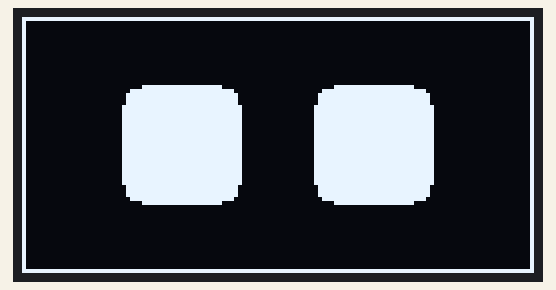
Simulated run of this sketch. Board: ESP32-S3. Parts: 128×64 one-colour display. Wiring (inferred from the names in the program): SSD1306 OLED at I2C address 0x3C. What the sketch prints to the serial monitor is not drawn.

Above: at 1.0 s.
At 2.1 s:
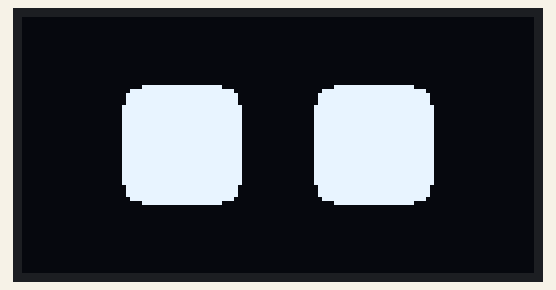
At 13.65 s:
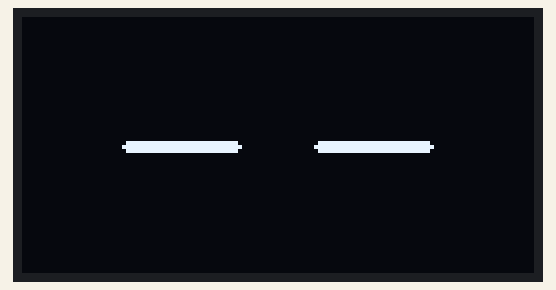
At 14.6 s:
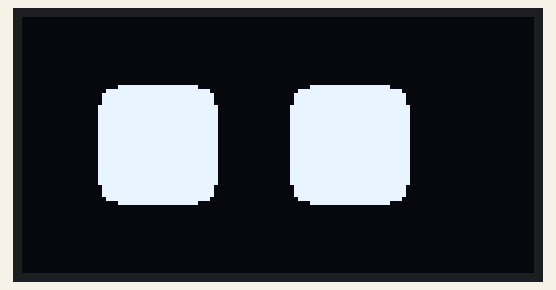
At 21.64 s:
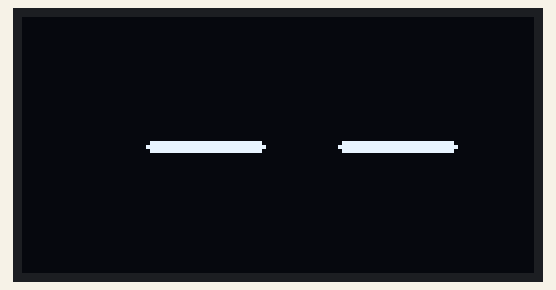
At 29.9 s:
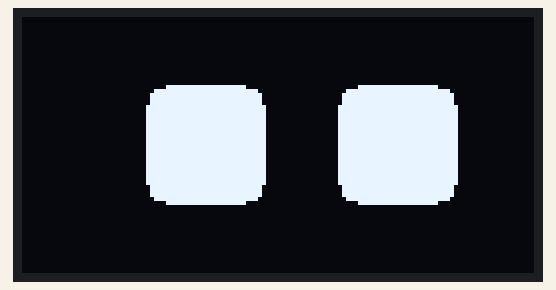

Measured:
- what the display in image 0 shows lasts 1.1 s, from 0.9 s to 2.0 s
- what the display in image 1 shows lasts 2.5 s, from 2.0 s to 4.5 s
- what the display in image 5 shows lasts 2.2 s, from 29.9 s to 32.1 s

The sketch:

DeskPetScreen.ino
```cpp
// GOOUUU ESP32-S3-CAM + 128x64 SSD1306 I2C OLED.
// OLED: GND -> GND, VCC -> 3V3, SCL -> GPIO42, SDA -> GPIO41.
// Use the board's TTL USB-C connector. No external libraries required.
#include <Arduino.h>
#include <Wire.h>
#include <string.h>

constexpr int SDA_PIN = 41;
constexpr int SCL_PIN = 42;
uint8_t oledAddress = 0;
uint8_t pixels[128 * 64 / 8];
bool ready = false;
uint32_t lastRetry = 0;
uint32_t lastFrame = 0;
uint32_t animationStart = 0;
uint32_t lastLog = 0;

bool commands(const uint8_t *data, size_t length) {
  Wire.beginTransmission(oledAddress);
  Wire.write(uint8_t(0x00));
  Wire.write(data, length);
  return Wire.endTransmission() == 0;
}

bool showFrame() {
  const uint8_t window[] = {0x21, 0, 127, 0x22, 0, 7};
  if (!commands(window, sizeof(window))) return false;
  for (size_t offset = 0; offset < sizeof(pixels); offset += 16) {
    Wire.beginTransmission(oledAddress);
    Wire.write(uint8_t(0x40));
    Wire.write(pixels + offset, 16);
    if (Wire.endTransmission() != 0) return false;
  }
  return true;
}

void pixel(int x, int y) {
  if (x >= 0 && x < 128 && y >= 0 && y < 64) {
    pixels[x + (y / 8) * 128] |= uint8_t(1 << (y & 7));
  }
}

void eye(int x, int centerY, int height) {
  const int width = 30;
  const int radius = height < 8 ? height / 2 : 5;
  const int top = centerY - height / 2;
  for (int dy = 0; dy < height; ++dy) {
    for (int dx = 0; dx < width; ++dx) {
      int cx = dx < radius ? radius - dx :
               (dx >= width - radius ? dx - (width - radius - 1) : 0);
      int cy = dy < radius ? radius - dy :
               (dy >= height - radius ? dy - (height - radius - 1) : 0);
      if (cx == 0 || cy == 0 || cx * cx + cy * cy <= radius * radius) {
        pixel(x + dx, top + dy);
      }
    }
  }
}

bool initScreen() {
  oledAddress = 0;
  Serial0.println("Scanning I2C: SDA=41, SCL=42, 100 kHz...");
  for (uint8_t address = 1; address < 127; ++address) {
    Wire.beginTransmission(address);
    if (Wire.endTransmission() == 0) {
      Serial0.printf("I2C device: 0x%02X\n", address);
      if (!oledAddress && (address == 0x3C || address == 0x3D)) {
        oledAddress = address;
      }
    }
  }
  if (!oledAddress) {
    Serial0.println("OLED NOT FOUND. Power off before checking the four wires.");
    return false;
  }
  // SSD1306 128x64, internal charge pump, horizontal addressing.
  const uint8_t init[] = {
    0xAE, 0xD5, 0x80, 0xA8, 0x3F, 0xD3, 0x00, 0x40,
    0x8D, 0x14, 0x20, 0x00, 0xA1, 0xC8, 0xDA, 0x12,
    0x81, 0x7F, 0xD9, 0xF1, 0xDB, 0x40, 0xA4, 0xA6
  };
  if (!commands(init, sizeof(init))) return false;
  memset(pixels, 0, sizeof(pixels));
  for (int x = 0; x < 128; ++x) { pixel(x, 0); pixel(x, 63); }
  for (int y = 0; y < 64; ++y) { pixel(0, y); pixel(127, y); }
  eye(25, 32, 30);
  eye(73, 32, 30);
  if (!showFrame()) return false;
  const uint8_t on[] = {0xAF};
  if (!commands(on, sizeof(on))) return false;
  Serial0.printf("OLED READY at 0x%02X. Look for a border, then blinking eyes.\n", oledAddress);
  delay(1000);
  animationStart = millis();
  return true;
}

void setup() {
  // Explicit UART0 keeps logs on the CH340/TTL connector.
  Serial0.begin(115200);
  delay(800);
  Serial0.println("\nDeskPetScreen v1 - screen only");
  Wire.begin(SDA_PIN, SCL_PIN, 100000);
  Wire.setTimeOut(50);
  ready = initScreen();
  lastRetry = millis();
}

void loop() {
  uint32_t now = millis();
  if (!ready) {
    if (uint32_t(now - lastRetry) >= 3000) {
      ready = initScreen();
      lastRetry = millis();
    }
    delay(10);
    return;
  }
  if (uint32_t(now - lastFrame) < 100) {
    delay(1);
    return;
  }
  lastFrame = now;
  const uint32_t elapsed = now - animationStart;
  const uint32_t phase = elapsed % 4000;
  int height = 30;
  if (phase >= 3400 && phase < 3500) height = 15;
  else if (phase >= 3500 && phase < 3700) height = 3;
  else if (phase >= 3700 && phase < 3800) height = 15;
  int gaze = 0;
  switch ((elapsed / 2500) % 4) {
    case 1: gaze = -6; break;
    case 3: gaze = 6; break;
  }
  memset(pixels, 0, sizeof(pixels));
  eye(25 + gaze, 32, height);
  eye(73 + gaze, 32, height);
  if (!showFrame()) {
    Serial0.println("I2C write failed. Retrying in 3 seconds.");
    ready = false;
    lastRetry = millis();
  }
  if (uint32_t(now - lastLog) >= 5000) {
    Serial0.printf("Running, uptime=%lu s\n", (unsigned long)(now / 1000));
    lastLog = now;
  }
}
```
